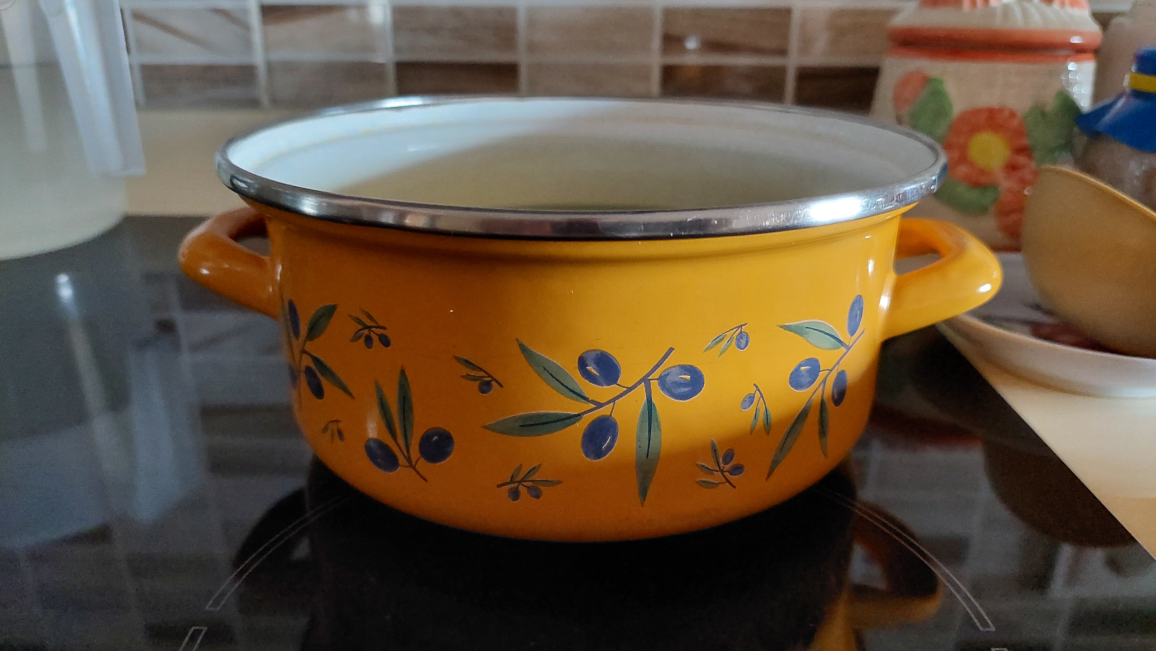
#> input picture ch4/image/3.jpg, 4624 x 2604 px (shown at 1/4 size)
$ python -i single_image.py   (imports and definitions only)
#> lines starting #> are read from the running program, lines starting #| are printed output that depends on the picture
# This example shows a single image process application
# which processes multiple images in a serial fashion

# time performance
from time import perf_counter
# operating system library
import os
# image processing library
from PIL import Image as image, ImageFilter as imf, \
    ImageOps as imops

# image files
images = [
    "./image/1.jpg",
    "./image/2.jpg",
    "./image/3.jpg",
    "./image/4.jpg",
    "./image/5.jpg",
]

# image process
def image_process(im_f, im_place ='processed'):
    # im_f image opened from file
#> called with im_f = 'image/3.jpg', im_place = 'processed'
    im = image.open(im_f)
#> im is the input picture: PIL image 4624x2604 RGB; mean R, G, B 100, 82.7, 63.2

    # Gaussian blurr filter applied
    im_filt = im.filter(imf.GaussianBlur(16))
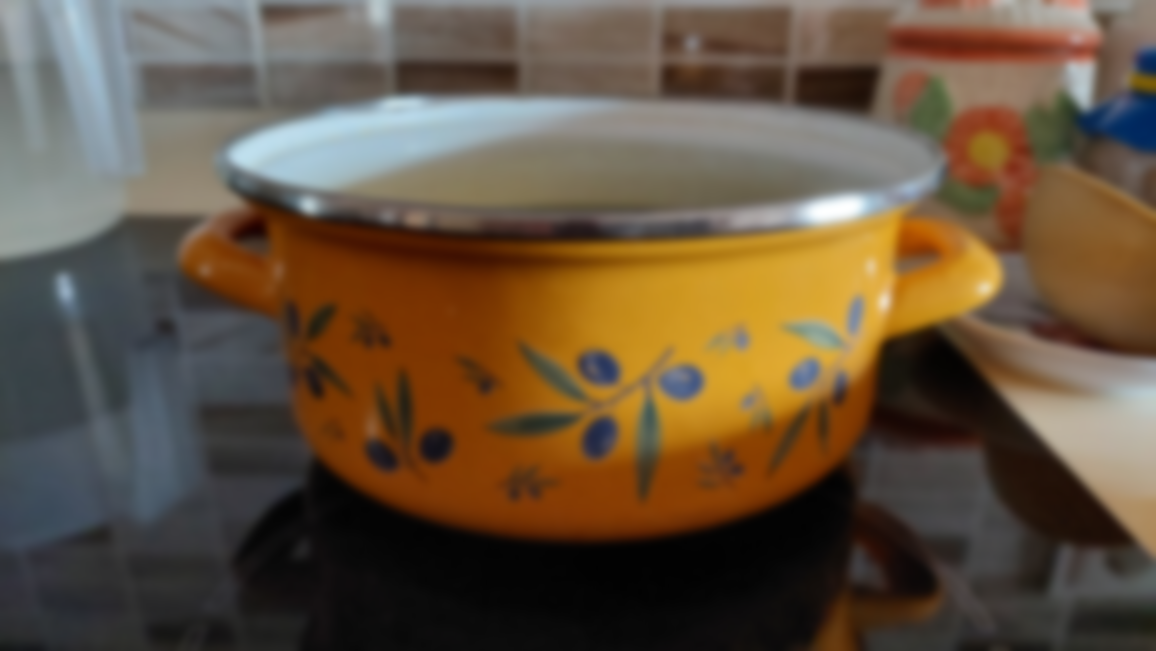
#> im_filt: PIL image 4624x2604 RGB (shown at 1/4 size); mean R, G, B 100, 82.7, 63.2

    # filtered image mirrored
    im_filt_mirror = im_filt.transpose(method=image.FLIP_TOP_BOTTOM)
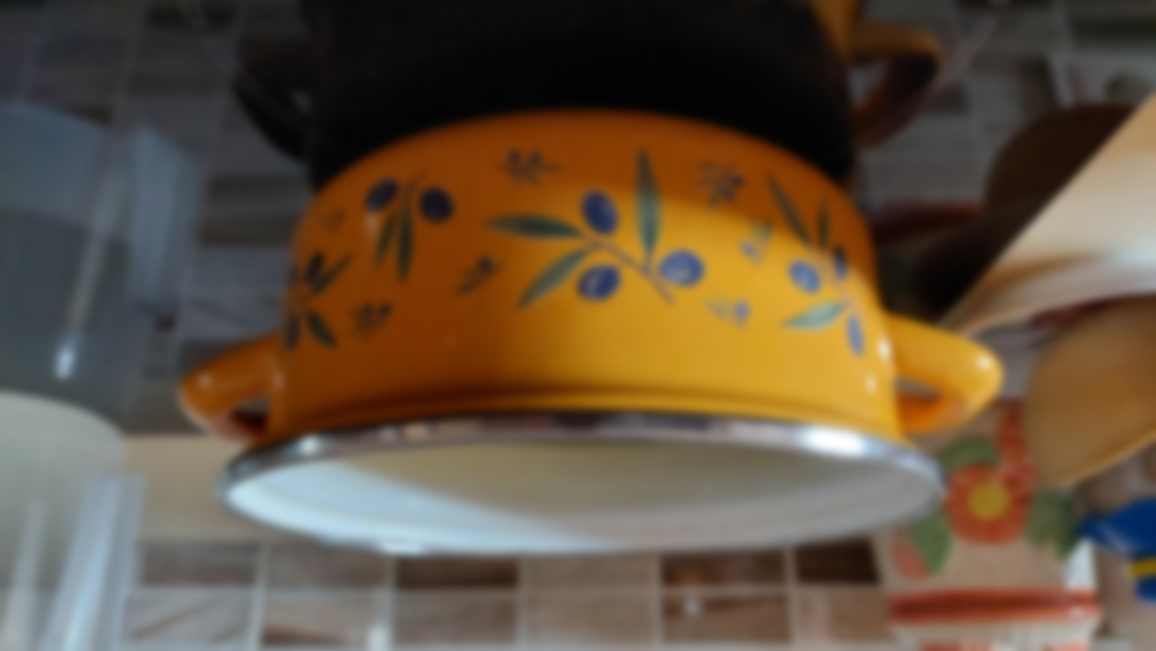
#> im_filt_mirror: PIL image 4624x2604 RGB (shown at 1/4 size); mean R, G, B 100, 82.7, 63.2

    # two images are combined into a single image
    (x, y) = im.size
#> x = 4624; y = 2604
    new_im = image.new('RGB', (x, 2*y), (250,250,250))
#> new_im: PIL image 4624x5208 RGB; every value is 250
    new_im.paste(im, (0,0))
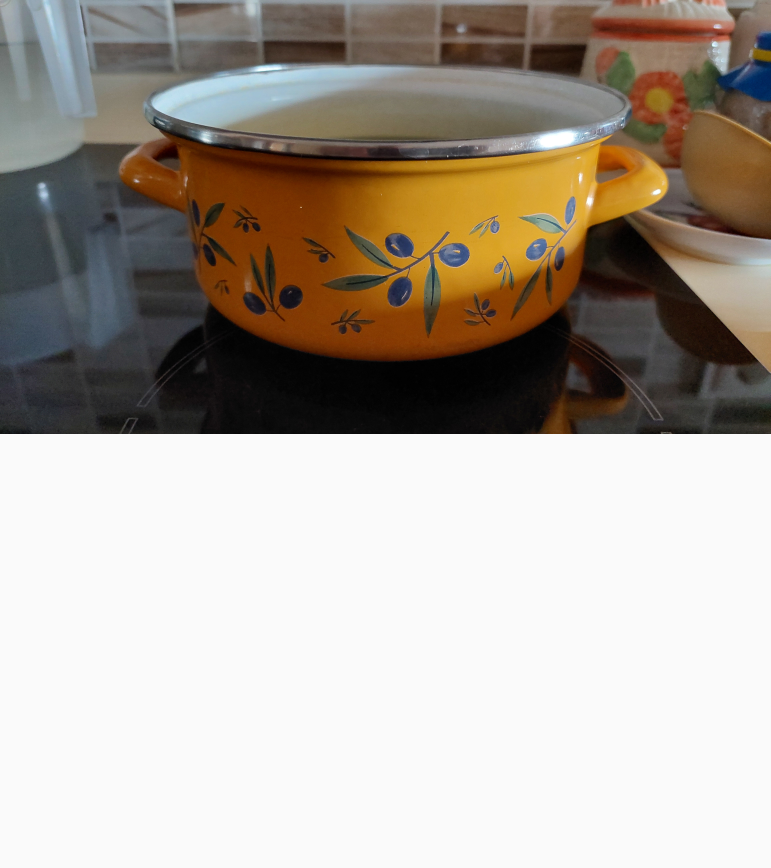
#> new_im: PIL image 4624x5208 RGB (shown at 1/6 size); mean R, G, B 175, 166.3, 156.6
    new_im.paste(im_filt_mirror, (0, y))
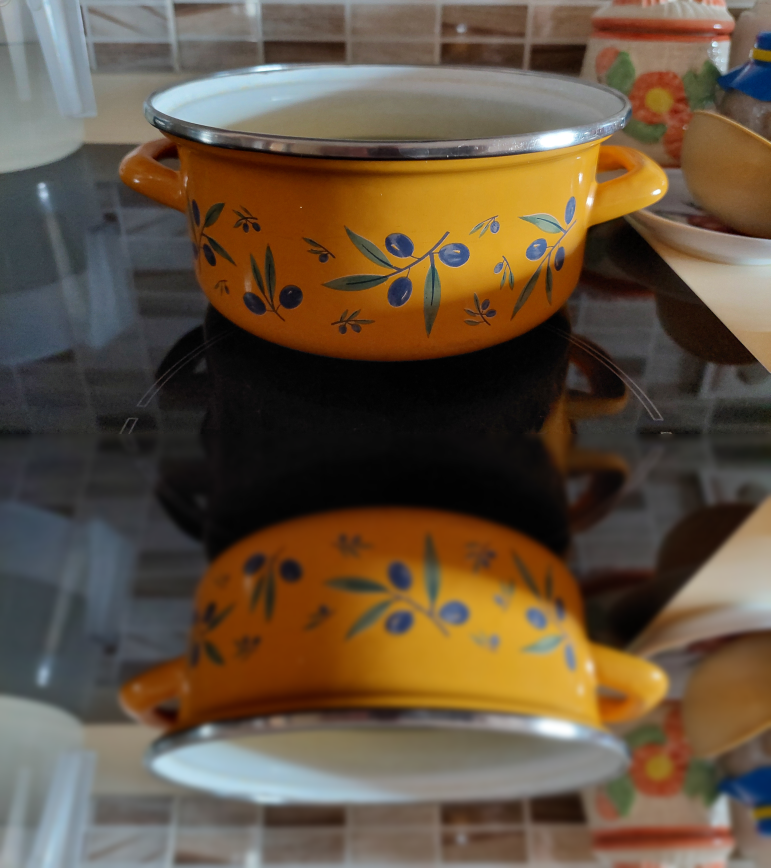
#> new_im: PIL image 4624x5208 RGB (shown at 1/6 size); mean R, G, B 100, 82.7, 63.2
    new_im = new_im.resize((x//4, y//2))
#> new_im: PIL image 1156x1302 RGB

    # nihai sonucu kaydedelim
    new_im.save(f"{im_place}/{os.path.basename(im_f)}")

    # display a message
    print(f"{im_f} processed ok...")

    # close all image handles
    im.close()
    im_filt.close()
    im_filt_mirror.close()
    new_im.close()

# main program block
# [7 lines not run here, left out]


>>> result = image_process('image/3.jpg')
